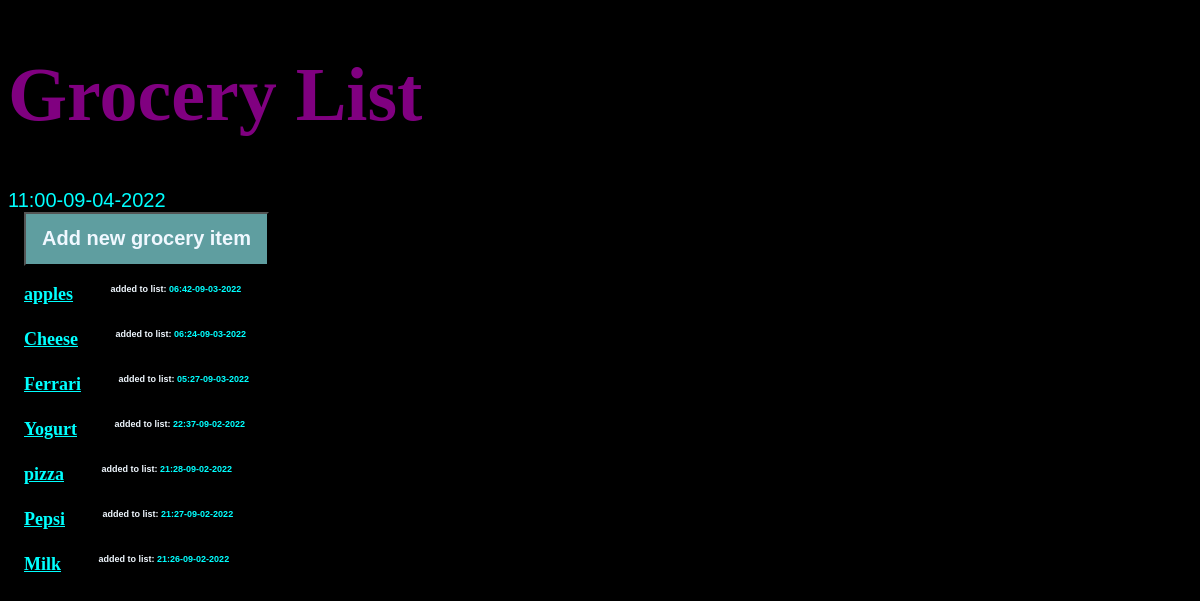
The page / on the database its author committed.
### list_items/models.py (models this page shows, shortened)
class List_items(models.Model):
    groc_item = models.CharField(max_length=70)
    notes = models.TextField()
    item_price = models.DecimalField(max_digits=8, decimal_places=2)
    budget = models.DecimalField(max_digits=8, decimal_places=2)
    date_created = models.DateTimeField(default=timezone.now)
    class Meta:
        verbose_name_plural = "ListItems"

### list_items/views.py (the view)
class List_itemsListView(ListView):
    model = List_items
    queryset = List_items.objects.all().order_by("-date_created")

### list_items/templates/list_items/list_items_list.html
{% extends "list_items/base.html" %}
{% block content %}
<article>
    <h9 class="mark">{% now "H:i-m-d-Y" %}</em></h9>
    <br>
    <a href="{% url 'list_items-create' %}"><button>Add new grocery item</button></a>
</article>
    {% for list_item in list_items_list %}
        <article>
            <h4>
                <a href="{% url 'list_items-detail' list_item.id %}">
                    {{ list_item.groc_item }}
                </a>
            </h4>
            <h6 class="{{list_item.date_created|date:'1'}}">
                <span id="datelistspan">added to list: </span>{{ list_item.date_created|date:'H:i-m-d-Y' }}
            </h6>
        </article>
    {% endfor %}
{% endblock %}

### list_items/static/css/grocery.css (style rules this page uses)
* { box-sizing: content-box; }
body { background-color: black; }
body { font-family: sans-serif; font-size: 20px; }
a { color: inherit; }
h4, h5 { font-size: 1.4em; margin: 0; display: inline-block; padding: 0.5rem 1rem; vertical-align: top; font-family: cursive; color: aqua; font-size: large; }
h6 { margin: 0; display: inline-block; padding: 0.5rem 1rem; vertical-align: top; color: aqua; font-size: xx-small; }
.mark { background-color:black; color:aqua; }
article { margin-bottom: 0.5rem; }
button, textarea, input { font-size: inherit; min-height: 2.5em; padding: 0 1rem; color:aliceblue; background-color:darkcyan; }
button, input[type="submit"] { margin: 0 1rem 2px 1rem; cursor: pointer; font-weight: bold; min-width: 8rem; color:aliceblue; background-color: cadetblue; }
#datelistspan { color: aliceblue; }

### rows shown on the page
List_items: groc_item "apples", date_created "06:42-09-03-2022"
List_items: groc_item "Cheese", date_created "06:24-09-03-2022"
List_items: groc_item "Ferrari", date_created "05:27-09-03-2022"
List_items: groc_item "Yogurt", date_created "22:37-09-02-2022"
List_items: groc_item "pizza", date_created "21:28-09-02-2022"
List_items: groc_item "Pepsi", date_created "21:27-09-02-2022"
List_items: groc_item "Milk", date_created "21:26-09-02-2022"
